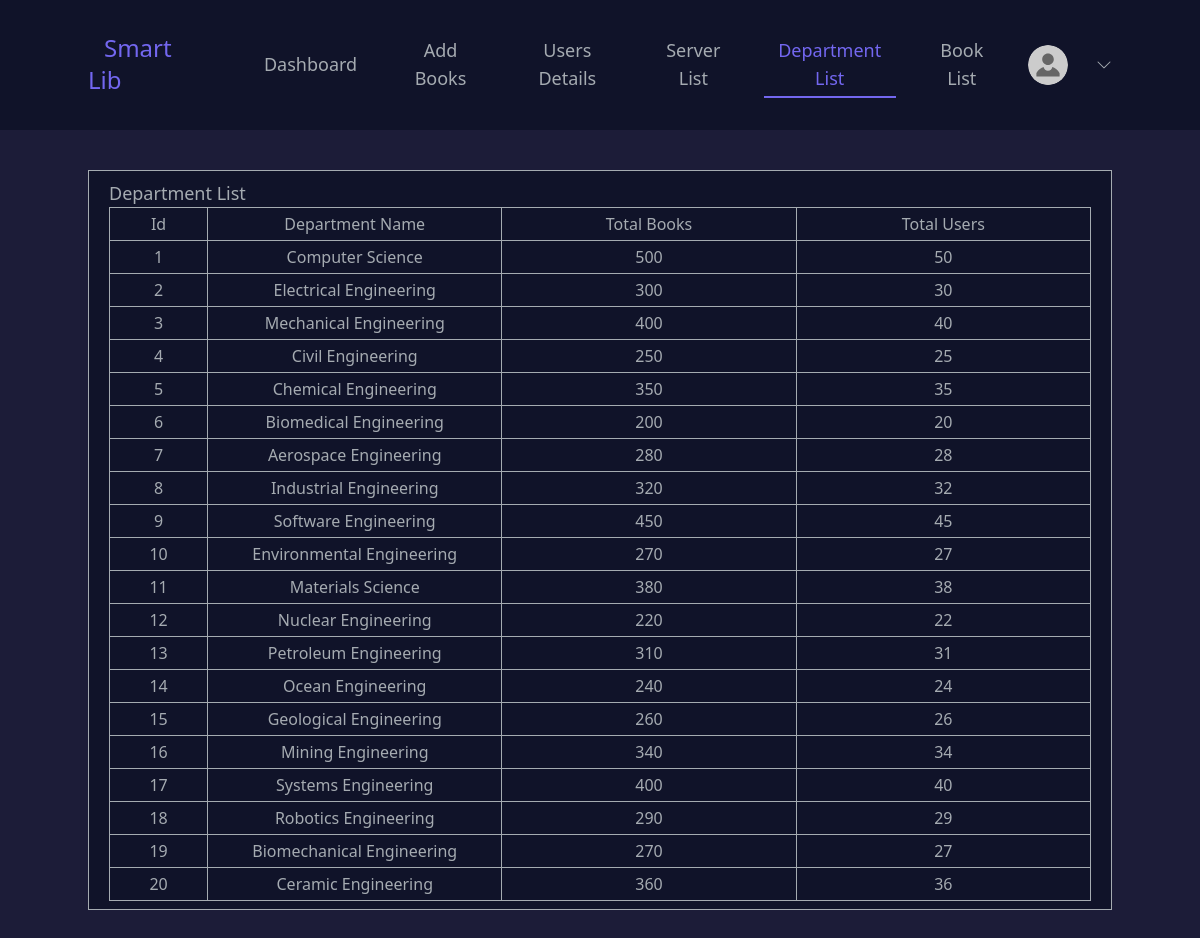
Page /department-list.php on the committed database.
### tables this page shows
CREATE TABLE `dept_list` (
  `dept_id` int(11) NOT NULL,
  `dept_name` varchar(100) DEFAULT NULL,
  `total_books` int(11) DEFAULT NULL,
  `total_users` int(11) DEFAULT NULL
);

### department-list.php (the view, shortened to what this page needs)
<?php include('server.php') ?>
<!doctype html>
<html>
<head>
    <link rel="stylesheet" href="./style/main.css">
    <link rel="stylesheet" href="./style/animation.css">
    <script src="https://cdn.tailwindcss.com"></script>
</head>
<body class="bg-[#1c1c38] pb-12">
    <div id="animatedArea" class="hidden h-screen relative">
        <nav class="bg-[#101329] w-full sticky top-0 left-0">
            <ul class="container mx-auto py-8 flex items-start gap-10 justify-between">
                <li>
                    <a href="#" class="logo px-4 text-2xl text-[#7367f0]">Smart Lib</a>
                </li>
                <li class="flex items-center justify-center gap-6">
                    <button onclick="location.href='dashboard.php'"
                        class="px-3 text-lg text-[#a5abb1] hover:text-[#7367f0] border-b-transparent transition-all duration-500 hover:border-b-[#7367f0] border-b-2 py-1">Dashboard</button>
                    <button onclick="location.href='add-books.php'"
                        class="px-3 text-lg text-[#a5abb1] hover:text-[#7367f0] border-b-transparent transition-all duration-500 hover:border-b-[#7367f0] border-b-2 py-1">
                        Add Books
                    </button>
                    <button onclick="location.href='user-details.php'"
                        class="px-3 text-lg text-[#a5abb1] hover:text-[#7367f0] border-b-transparent transition-all duration-500 hover:border-b-[#7367f0] border-b-2 py-1">
                        Users Details
                    </button>
                    <button onclick="location.href='server-list.php'"
                        class="px-3 text-lg text-[#a5abb1] hover:text-[#7367f0] border-b-transparent transition-all duration-500 hover:border-b-[#7367f0] border-b-2 py-1">
                        Server List
                    </button>
                    <button onclick="location.href='department-list.php'"
                        class="px-3 text-lg text-[#7367f0] border-b-[#7367f0] border-b-2 py-1">Department List</button>
                    <button onclick="location.href='book-list.php'"
                        class="px-3 text-lg text-[#a5abb1] hover:text-[#7367f0] border-b-transparent transition-all duration-500 hover:border-b-[#7367f0] border-b-2 py-1">
                        Book List
                    </button>
                    <div class="relative">
                        <div class="flex items-center justify-center gap-[2px] bg-[#101329] relative">
                            <div class="w-[40px] h-[40px] rounded-full overflow-hidden">
                            </div>
                            <div class="name px-3 text-sm text-[#a5abb1] py-1">
                            </div>
                            <button class="w-[16px] h-[16px] collapse-button transition-all duration-500">
                            </button>
                        </div>
                    </div>
                </li>
            </ul>
        </nav>
        <div class="container mx-auto mt-10">
            <div onclick="location.href='department-list.php'"
                class="bg-[#101329] cursor-pointer border border-[#a5abb1] text-[#a5abb1] px-5 py-2">
                <h3 class="text-lg">Department List</h3>
                <table class="w-full">
                    <tr>
                        <td class="border border-[#a5abb1] text-center px-2 py-1 w-[10%]">Id</td>
                        <td class="border border-[#a5abb1] text-center px-2 py-1 w-[30%]">Department Name</td>
                        <td class="border border-[#a5abb1] text-center px-2 py-1 w-[30%]">Total Books</td>
                        <td class="border border-[#a5abb1] text-center px-2 py-1 w-[30%]">Total Users</td>
                    </tr>
                    <?php
                        $query = "SELECT * FROM dept_list";
                        $result = mysqli_query($connect, $query);
                        if (mysqli_num_rows($result) > 0) {
                            while ($row = mysqli_fetch_assoc($result)) {
                                echo "<tr>";
                                echo "<td class='border border-[#a5abb1] text-center px-2 py-1'>" . $row['dept_id'] . "</td>";
                                echo "<td class='border border-[#a5abb1] text-center px-2 py-1'>" . $row['dept_name'] . "</td>";
                                echo "<td class='border border-[#a5abb1] text-center px-2 py-1'>" . $row['total_books'] . "</td>";
                                echo "<td class='border border-[#a5abb1] text-center px-2 py-1'>" . $row['total_users'] . "</td>";
                                echo "</tr>";
                            }
                        } else {
                            echo "<tr><td colspan='6' class='border border-[#a5abb1] text-center px-2 py-1'>No user data found.</td></tr>";
                        }
                    ?>
                </table>
            </div>
        </div>
    </div>
</body>
</html>

### style/animation.css (style rules this page uses)
.animate-slide-down { animation: slideDown 0.5s ease-out forwards; opacity: 0; transform: translateY(-100px); }

### rows in the picture
dept_list: dept_id "1", dept_name "Computer Science", total_books "500", total_users "50"
dept_list: dept_id "2", dept_name "Electrical Engineering", total_books "300", total_users "30"
dept_list: dept_id "3", dept_name "Mechanical Engineering", total_books "400", total_users "40"
dept_list: dept_id "4", dept_name "Civil Engineering", total_books "250", total_users "25"
dept_list: dept_id "5", dept_name "Chemical Engineering", total_books "350", total_users "35"
dept_list: dept_id "6", dept_name "Biomedical Engineering", total_books "200", total_users "20"
dept_list: dept_id "7", dept_name "Aerospace Engineering", total_books "280", total_users "28"
dept_list: dept_id "8", dept_name "Industrial Engineering", total_books "320", total_users "32"
dept_list: dept_id "9", dept_name "Software Engineering", total_books "450", total_users "45"
dept_list: dept_id "10", dept_name "Environmental Engineering", total_books "270", total_users "27"
dept_list: dept_id "11", dept_name "Materials Science", total_books "380", total_users "38"
dept_list: dept_id "12", dept_name "Nuclear Engineering", total_books "220", total_users "22"
dept_list: dept_id "13", dept_name "Petroleum Engineering", total_books "310", total_users "31"
dept_list: dept_id "14", dept_name "Ocean Engineering", total_books "240", total_users "24"
dept_list: dept_id "15", dept_name "Geological Engineering", total_books "260", total_users "26"
dept_list: dept_id "16", dept_name "Mining Engineering", total_books "340", total_users "34"
dept_list: dept_id "17", dept_name "Systems Engineering", total_books "400", total_users "40"
dept_list: dept_id "18", dept_name "Robotics Engineering", total_books "290", total_users "29"
dept_list: dept_id "19", dept_name "Biomechanical Engineering", total_books "270", total_users "27"
dept_list: dept_id "20", dept_name "Ceramic Engineering", total_books "360", total_users "36"
